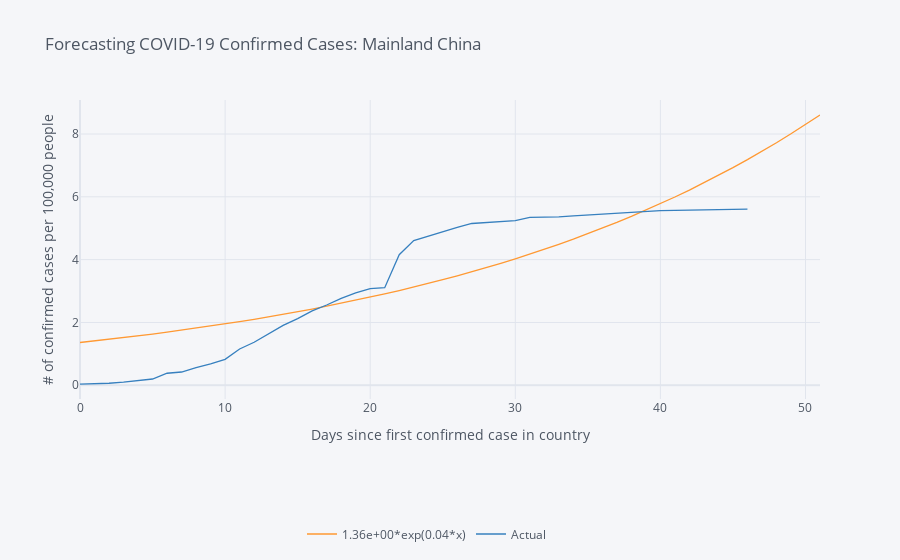
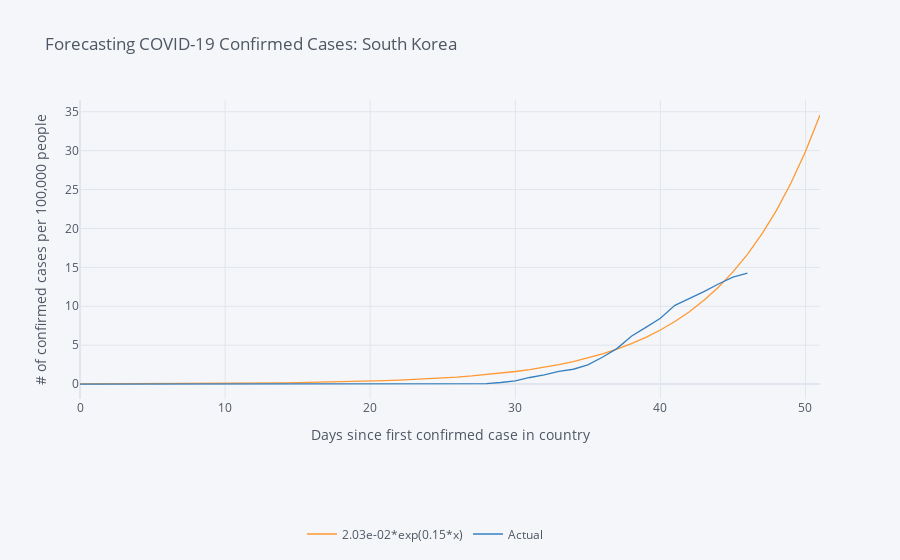

Notebook code for these charts, in order:
### Code cell
for c in list(confirmed.T.sum().sort_values(ascending=False).head(10).index):
    exp_reg(c)

### Figure 1 — Plotly figure (JSON) as saved in the notebook; plotly's stock layout.template omitted (floating-point values rounded to 4 significant figures)
{"data": [{"line": {"color": "rgba(255, 153, 51, 1.0)", "dash": "solid", "shape": "linear", "width": 1.3}, "mode": "lines", "name": "1.36e+00*exp(0.04*x)", "text": "", "type": "scatter", "x": [0, 1, 2, 3, 4, 5, 6, 7, 8, 9, 10, 11, 12, 13, 14, 15, 16, 17, 18, 19, 20, 21, 22, 23, 24, 25, 26, 27, 28, 29, 30, 31, 32, 33, 34, 35, 36, 37, 38, 39, 40, 41, 42, 43, 44, 45, 46, 47, 48, 49, 50, 51], "y": [1.36, 1.411, 1.462, 1.516, 1.572, 1.63, 1.69, 1.752, 1.817, 1.884, 1.953, 2.025, 2.1, 2.177, 2.257, 2.341, 2.427, 2.516, 2.609, 2.705, 2.805, 2.908, 3.015, 3.126, 3.241, 3.361, 3.484, 3.613, 3.746, 3.884, 4.027, 4.175, 4.329, 4.488, 4.654, 4.825, 5.003, 5.187, 5.378, 5.576, 5.782, 5.995, 6.215, 6.444, 6.682, 6.928, 7.183, 7.448, 7.722, 8.006, 8.301, 8.607]}, {"line": {"color": "rgba(55, 128, 191, 1.0)", "dash": "solid", "shape": "linear", "width": 1.3}, "mode": "lines", "name": "Actual", "text": "", "type": "scatter", "x": [0, 1, 2, 3, 4, 5, 6, 7, 8, 9, 10, 11, 12, 13, 14, 15, 16, 17, 18, 19, 20, 21, 22, 23, 24, 25, 26, 27, 28, 29, 30, 31, 32, 33, 34, 35, 36, 37, 38, 39, 40, 41, 42, 43, 44, 45, 46, 47, 48, 49, 50, 51], "y": [0.038, 0.0444, 0.06364, 0.0972, 0.1433, 0.1989, 0.3817, 0.4217, 0.5644, 0.6797, 0.8248, 1.154, 1.368, 1.645, 1.904, 2.123, 2.367, 2.555, 2.764, 2.939, 3.08, 3.106, 4.157, 4.606, 4.749, 4.894, 5.028, 5.151, 5.179, 5.211, 5.244, 5.344, 5.345, 5.36, 5.396, 5.424, 5.454, 5.476, 5.506, 5.546, 5.56, 5.569, 5.577, 5.587, 5.598, 5.603, 5.607, "", "", "", "", ""]}], "layout": {"legend": {"bgcolor": "#F5F6F9", "font": {"color": "#4D5663"}, "orientation": "h", "x": 0.3, "y": -0.5, "yanchor": "bottom"}, "paper_bgcolor": "#F5F6F9", "plot_bgcolor": "#F5F6F9", "showlegend": true, "title": {"font": {"color": "#4D5663"}, "text": "Forecasting COVID-19 Confirmed Cases: Mainland China"}, "xaxis": {"gridcolor": "#E1E5ED", "showgrid": true, "tickfont": {"color": "#4D5663"}, "title": {"font": {"color": "#4D5663"}, "text": "Days since first confirmed case in country"}, "zerolinecolor": "#E1E5ED"}, "yaxis": {"gridcolor": "#E1E5ED", "showgrid": true, "tickfont": {"color": "#4D5663"}, "title": {"font": {"color": "#4D5663"}, "text": "# of confirmed cases per 100,000 people"}, "zerolinecolor": "#E1E5ED"}}}

### Figure 2 — Plotly figure (JSON) as saved in the notebook; plotly's stock layout.template omitted (floating-point values rounded to 4 significant figures)
{"data": [{"line": {"color": "rgba(255, 153, 51, 1.0)", "dash": "solid", "shape": "linear", "width": 1.3}, "mode": "lines", "name": "2.03e-02*exp(0.15*x)", "text": "", "type": "scatter", "x": [0, 1, 2, 3, 4, 5, 6, 7, 8, 9, 10, 11, 12, 13, 14, 15, 16, 17, 18, 19, 20, 21, 22, 23, 24, 25, 26, 27, 28, 29, 30, 31, 32, 33, 34, 35, 36, 37, 38, 39, 40, 41, 42, 43, 44, 45, 46, 47, 48, 49, 50, 51], "y": [0.02028, 0.02347, 0.02715, 0.03142, 0.03636, 0.04207, 0.04868, 0.05632, 0.06517, 0.07541, 0.08726, 0.101, 0.1168, 0.1352, 0.1564, 0.181, 0.2094, 0.2423, 0.2804, 0.3244, 0.3754, 0.4344, 0.5026, 0.5815, 0.6729, 0.7786, 0.9009, 1.042, 1.206, 1.396, 1.615, 1.869, 2.162, 2.502, 2.895, 3.35, 3.876, 4.485, 5.189, 6.005, 6.948, 8.039, 9.302, 10.76, 12.45, 14.41, 16.67, 19.29, 22.33, 25.83, 29.89, 34.59]}, {"line": {"color": "rgba(55, 128, 191, 1.0)", "dash": "solid", "shape": "linear", "width": 1.3}, "mode": "lines", "name": "Actual", "text": "", "type": "scatter", "x": [0, 1, 2, 3, 4, 5, 6, 7, 8, 9, 10, 11, 12, 13, 14, 15, 16, 17, 18, 19, 20, 21, 22, 23, 24, 25, 26, 27, 28, 29, 30, 31, 32, 33, 34, 35, 36, 37, 38, 39, 40, 41, 42, 43, 44, 45, 46, 47, 48, 49, 50, 51], "y": [0.00195, 0.00195, 0.003901, 0.003901, 0.005851, 0.007802, 0.007802, 0.007802, 0.007802, 0.02146, 0.02341, 0.02926, 0.02926, 0.03121, 0.03706, 0.04486, 0.04681, 0.04681, 0.04876, 0.05266, 0.05461, 0.05461, 0.05461, 0.05461, 0.05461, 0.05656, 0.05851, 0.06047, 0.06047, 0.2029, 0.3979, 0.8446, 1.174, 1.625, 1.906, 2.46, 3.445, 4.558, 6.144, 7.287, 8.455, 10.12, 10.96, 11.87, 12.86, 13.73, 14.27, "", "", "", "", ""]}], "layout": {"legend": {"bgcolor": "#F5F6F9", "font": {"color": "#4D5663"}, "orientation": "h", "x": 0.3, "y": -0.5, "yanchor": "bottom"}, "paper_bgcolor": "#F5F6F9", "plot_bgcolor": "#F5F6F9", "showlegend": true, "title": {"font": {"color": "#4D5663"}, "text": "Forecasting COVID-19 Confirmed Cases: South Korea"}, "xaxis": {"gridcolor": "#E1E5ED", "showgrid": true, "tickfont": {"color": "#4D5663"}, "title": {"font": {"color": "#4D5663"}, "text": "Days since first confirmed case in country"}, "zerolinecolor": "#E1E5ED"}, "yaxis": {"gridcolor": "#E1E5ED", "showgrid": true, "tickfont": {"color": "#4D5663"}, "title": {"font": {"color": "#4D5663"}, "text": "# of confirmed cases per 100,000 people"}, "zerolinecolor": "#E1E5ED"}}}
